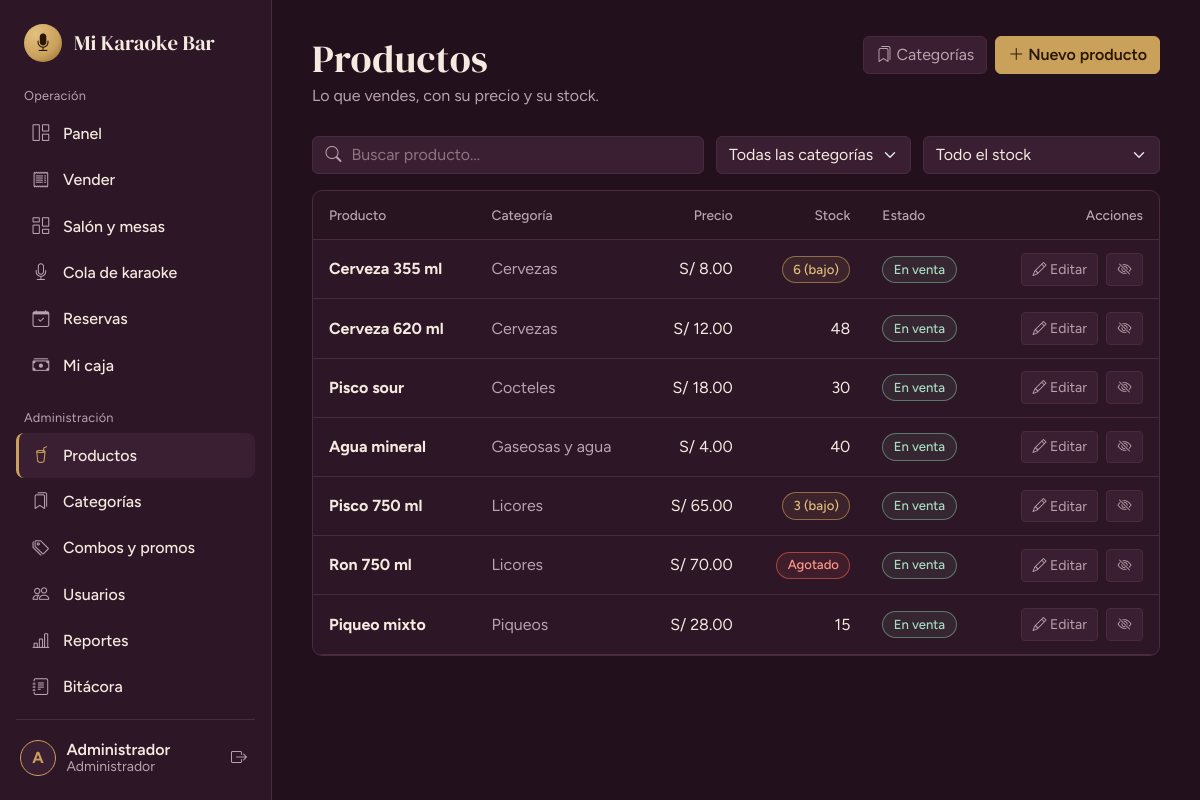
Page /productos (signed in) on the committed database.
### tables this page shows
CREATE TABLE IF NOT EXISTS usuarios (
  id          INT UNSIGNED PRIMARY KEY AUTO_INCREMENT,
  rol_id      TINYINT UNSIGNED NOT NULL,
  nombre      VARCHAR(100) NOT NULL,
  usuario     VARCHAR(50)  NOT NULL UNIQUE,
  password    VARCHAR(255) NOT NULL,            
  telefono    VARCHAR(20)  NULL,
  estado      TINYINT(1) NOT NULL DEFAULT 1,    
  ultimo_login DATETIME NULL,
  created_at  TIMESTAMP NOT NULL DEFAULT CURRENT_TIMESTAMP,
  CONSTRAINT fk_usuarios_rol FOREIGN KEY (rol_id) REFERENCES roles(id)
);

CREATE TABLE IF NOT EXISTS productos (
  id            INT UNSIGNED PRIMARY KEY AUTO_INCREMENT,
  categoria_id  INT UNSIGNED NOT NULL,
  nombre        VARCHAR(120) NOT NULL,
  precio        DECIMAL(10,2) NOT NULL,
  stock         INT NOT NULL DEFAULT 0,
  stock_minimo  INT NOT NULL DEFAULT 5,         
  imagen        VARCHAR(255) NULL,
  estado        TINYINT(1) NOT NULL DEFAULT 1,
  created_at    TIMESTAMP NOT NULL DEFAULT CURRENT_TIMESTAMP,
  CONSTRAINT fk_productos_categoria FOREIGN KEY (categoria_id) REFERENCES categorias(id),
  INDEX idx_productos_nombre (nombre)
);

CREATE TABLE IF NOT EXISTS categorias (
  id      INT UNSIGNED PRIMARY KEY AUTO_INCREMENT,
  nombre  VARCHAR(80) NOT NULL UNIQUE,
  estado  TINYINT(1) NOT NULL DEFAULT 1
);

### app/core/Controller.php (called while the page is built, shortened)
<?php
abstract class Controller
{
    protected function view(string $view, array $data = [], string $layout = 'main'): void
    {
        extract($data, EXTR_SKIP);
        require APP_PATH . "/views/$view.php";
        $content = ob_get_clean();
        require APP_PATH . "/views/layouts/$layout.php";
    }
    protected function requireAuth(array $roles = []): void
    {
        Auth::refresh();
    }
}

### app/controllers/ProductosController.php (called while the page is built, shortened)
<?php
class ProductosController extends Controller
{
    public function __construct()
    {
        $this->requireAuth(['admin']);
    }
    public function index(): void
    {
        $this->view('productos/index', [
            'title'      => 'Productos',
            'productos'  => Producto::todos(),
            'categorias' => Categoria::activas(),
        ]);
    }
}

### app/core/Router.php (called while the page is built, shortened)
<?php
class Router
{
    public function dispatch(): void
    {
        try {
            $url   = trim((string) ($_GET['url'] ?? ''), '/');
            $parts = $url === '' ? [] : explode('/', $url);
            $c = strtolower($parts[0]);
            $m = $parts[1] ?? ($c === 'auth' ? 'login' : 'index');
            $params = array_slice($parts, 2);
            $obj = new $class();
            $ref = new ReflectionMethod($obj, $m);
            $ref->invokeArgs($obj, $params);
        } catch (AppException $e) {
            (new ErrorController())->show500($e->getMessage());
        } catch (Throwable $e) {
            error_log((string) $e);
            (new ErrorController())->show500(APP_ENV === 'development' ? $e->getMessage() : null);
        }
    }
}

### public/index.php (called while the page is built, shortened)
<?php
require APP_PATH . '/config/config.php';
spl_autoload_register(function (string $class): void {
    foreach (['core', 'controllers', 'models'] as $dir) {
        $file = APP_PATH . "/$dir/$class.php";
        if (is_file($file)) { require $file; return; }
    }
});
require APP_PATH . '/core/helpers.php';
(new Router())->dispatch();

### app/core/helpers.php (called while the page is built, shortened)
<?php
function e(mixed $v): string { return htmlspecialchars((string) $v, ENT_QUOTES | ENT_SUBSTITUTE, 'UTF-8'); }
function url(string $path = ''): string { return BASE_URL . '/' . ltrim($path, '/'); }
function money(float|int|string|null $n): string { return 'S/ ' . number_format((float) $n, 2); }

### app/core/Database.php (called while the page is built, shortened)
<?php
class Database
{
    private static ?PDO $pdo = null;
    public static function pdo(): PDO
    {
        if (self::$pdo === null) {
            try {
                $dsn = 'mysql:host=' . DB_HOST . ';dbname=' . DB_NAME . ';charset=utf8mb4';
                self::$pdo = new PDO($dsn, DB_USER, DB_PASS, [
                    PDO::ATTR_ERRMODE            => PDO::ERRMODE_EXCEPTION,
                    PDO::ATTR_DEFAULT_FETCH_MODE => PDO::FETCH_ASSOC,
                    PDO::ATTR_EMULATE_PREPARES   => false,
                ]);
                self::$pdo->exec("SET time_zone = '-05:00'");
            } catch (PDOException $e) {
                error_log('DB connect: ' . $e->getMessage());
                throw new AppException('No se pudo conectar a la base de datos. Revisa que MySQL esté encendido en XAMPP y que hayas importado karaoke_bar.sql.');
            }
        }
        return self::$pdo;
    }
    public static function all(string $sql, array $params = []): array
    {
        $st = self::pdo()->prepare($sql);
        $st->execute($params);
        return $st->fetchAll();
    }
    public static function one(string $sql, array $params = []): ?array
    {
        $st = self::pdo()->prepare($sql);
        $st->execute($params);
        $row = $st->fetch();
        return $row === false ? null : $row;
    }
}

### app/models/Producto.php (called while the page is built, shortened)
<?php
class Producto
{
    public static function todos(): array
    {
        return Database::all(
            'SELECT p.*, c.nombre AS categoria
               FROM productos p JOIN categorias c ON c.id = p.categoria_id
              ORDER BY p.estado DESC, c.nombre, p.nombre'
        );
    }
}

### app/models/Config.php (called while the page is built, shortened)
<?php
class Config
{
    private static ?array $cache = null;
    public static function get(string $clave, string $default = ''): string
    {
        if (self::$cache === null) {
            try {
                self::$cache = array_column(Database::all('SELECT clave, valor FROM configuracion'), 'valor', 'clave');
            } catch (Throwable $e) {
                self::$cache = [];
            }
        }
        return self::$cache[$clave] ?? $default;
    }
}

### app/config/menu.php (called while the page is built)
<?php
return [
  ['grupo' => 'Operación', 'items' => [
    ['label' => 'Panel',            'icon' => 'bi-grid-1x2',      'route' => 'dashboard', 'roles' => ['admin','cajero'], 'ready' => true],
    ['label' => 'Vender',           'icon' => 'bi-receipt',       'route' => 'ventas',    'roles' => ['admin','cajero'], 'ready' => true],
    ['label' => 'Salón y mesas',    'icon' => 'bi-columns-gap',   'route' => 'mesas',     'roles' => ['admin','cajero'], 'ready' => true],
    ['label' => 'Cola de karaoke',  'icon' => 'bi-mic',           'route' => 'cola',      'roles' => ['admin','cajero'], 'ready' => true],
    ['label' => 'Reservas',         'icon' => 'bi-calendar-check','route' => 'reservas',  'roles' => ['admin','cajero'], 'ready' => true],
    ['label' => 'Mi caja',          'icon' => 'bi-cash-stack',    'route' => 'caja',      'roles' => ['admin','cajero'], 'ready' => true],
  ]],
  ['grupo' => 'Administración', 'items' => [
    ['label' => 'Productos',        'icon' => 'bi-cup-straw',     'route' => 'productos', 'roles' => ['admin'], 'ready' => true],
    ['label' => 'Categorías',       'icon' => 'bi-bookmarks',     'route' => 'categorias','roles' => ['admin'], 'ready' => true],
    ['label' => 'Combos y promos',  'icon' => 'bi-tags',          'route' => 'combos',    'roles' => ['admin'], 'ready' => true],
    ['label' => 'Usuarios',         'icon' => 'bi-people',        'route' => 'usuarios',  'roles' => ['admin'], 'ready' => true],
    ['label' => 'Reportes',         'icon' => 'bi-bar-chart-line','route' => 'reportes',  'roles' => ['admin'], 'ready' => true],
    ['label' => 'Bitácora',         'icon' => 'bi-journal-text',  'route' => 'bitacora',  'roles' => ['admin'], 'ready' => true],
    ['label' => 'Configuración',    'icon' => 'bi-gear',          'route' => 'configuracion', 'roles' => ['admin'], 'ready' => true],
  ]],
];

### app/core/Auth.php (called while the page is built, shortened)
<?php
class Auth
{
    public static function user(): ?array { return $_SESSION['user'] ?? null; }
    public static function id(): int { return (int) ($_SESSION['user']['id'] ?? 0); }
    public static function role(): string { return (string) ($_SESSION['user']['rol'] ?? ''); }
    public static function is(string ...$roles): bool { return in_array(self::role(), $roles, true); }
    public static function refresh(): void
    {
        $u = Usuario::buscarPorId(self::id());
    }
}

### app/models/Usuario.php (called while the page is built, shortened)
<?php
class Usuario
{
    public static function buscarPorId(int $id): ?array
    {
        return Database::one(
            'SELECT u.*, r.nombre AS rol FROM usuarios u JOIN roles r ON r.id = u.rol_id WHERE u.id = ? LIMIT 1',
            [$id]
        );
    }
}

### app/views/productos/index.php (the view, shortened to what this page needs)
<header class="page-head page-head--actions">
  <div>
    <h1>Productos</h1>
    <p>Lo que vendes, con su precio y su stock.</p>
  </div>
  <div class="d-flex gap-2 flex-wrap">
    <a class="btn btn-outline-field" href="<?= url('categorias') ?>"><i class="bi bi-bookmarks"></i> Categorías</a>
    <a class="btn btn-brass" href="<?= url('productos/crear') ?>"><i class="bi bi-plus-lg"></i> Nuevo producto</a>
  </div>
</header>
<div class="toolbar">
  <div class="search-field">
    <input type="search" class="form-control" placeholder="Buscar producto..." data-filter-text="tablaProductos" aria-label="Buscar producto">
  </div>
  <select class="form-select" data-filter-attr="tablaProductos" data-attr="cat" aria-label="Filtrar por categoría">
    <option value="">Todas las categorías</option>
  </select>
  <select class="form-select" data-filter-attr="tablaProductos" data-attr="stock" aria-label="Filtrar por stock">
    <option value="">Todo el stock</option>
  </select>
</div>
<section class="panel panel--flush">
  <div class="table-responsive">
    <table class="table table-app align-middle mb-0" id="tablaProductos">
      <thead><tr><th>Producto</th><th>Categoría</th><th class="text-end">Precio</th><th class="text-end">Stock</th><th>Estado</th><th class="text-end">Acciones</th></tr></thead>
      <tbody>
      <?php foreach ($productos as $p):
          $agotado = (int) $p['stock'] <= 0;
          $bajo    = !$agotado && (int) $p['stock'] <= (int) $p['stock_minimo']; ?>
        <tr class="<?= (int) $p['estado'] ? '' : 'is-off' ?>"
            data-search="<?= e(mb_strtolower($p['nombre'] . ' ' . $p['categoria'])) ?>"
            data-cat="<?= (int) $p['categoria_id'] ?>" data-stock="<?= ($agotado || $bajo) ? 'bajo' : 'ok' ?>">
          <td><strong><?= e($p['nombre']) ?></strong></td>
          <td class="text-secondary"><?= e($p['categoria']) ?></td>
          <td class="text-end"><?= e(money($p['precio'])) ?></td>
          <td class="text-end">
            <?php if ($agotado): ?><span class="badge-soft badge-soft--danger">Agotado</span>
            <?php elseif ($bajo): ?><span class="badge-soft badge-soft--brass"><?= (int) $p['stock'] ?> (bajo)</span>
            <?php else: ?><?= (int) $p['stock'] ?><?php endif; ?>
          </td>
          <td><span class="badge-soft badge-soft--<?= (int) $p['estado'] ? 'ok' : 'off' ?>"><?= (int) $p['estado'] ? 'En venta' : 'Desactivado' ?></span></td>
          <td class="text-end actions">
            <a class="btn btn-sm btn-outline-field" href="<?= url('productos/editar/' . (int) $p['id']) ?>"><i class="bi bi-pencil"></i> Editar</a>
            <form method="post" action="<?= url('productos/estado/' . (int) $p['id']) ?>" class="d-inline"
                  data-confirm="<?= (int) $p['estado'] ? '¿Quitar ' . e($p['nombre']) . ' de la venta?' : '¿Volver a vender ' . e($p['nombre']) . '?' ?>"
                  data-confirm-button="Sí, continuar">
              <button class="btn btn-sm btn-outline-field" type="submit" title="<?= (int) $p['estado'] ? 'Desactivar' : 'Activar' ?>"><i class="bi bi-<?= (int) $p['estado'] ? 'eye-slash' : 'eye' ?>"></i></button>
            </form>
          </td>
        </tr>
      <?php endforeach; ?>
      </tbody>
    </table>
  </div>
</section>

### app/views/layouts/main.php (shortened to what this page needs)
<?php
$menu  = require APP_PATH . '/config/menu.php';
$user  = Auth::user();
$local = Config::get('nombre_local', 'Karaoke Bar');
$inicial = mb_strtoupper(mb_substr($user['nombre'] ?? '?', 0, 1));
?>
<!doctype html>
<html lang="es" data-bs-theme="dark">
<head>
  <?php include APP_PATH . '/views/layouts/_head.php'; ?>
</head>
<body>
<div class="shell">
  <aside class="sidebar offcanvas-lg offcanvas-start" tabindex="-1" id="sidebar" aria-label="Menú principal">
    <div class="sidebar__brand">
      <span class="brand-mark"><i class="bi bi-mic-fill"></i></span>
      <span class="brand-name"><?= e($local) ?></span>
    </div>
    <nav class="sidebar__nav">
      <?php foreach ($menu as $grupo):
          $items = array_filter($grupo['items'], fn($i) => in_array(Auth::role(), $i['roles'], true));
          if (!$items) continue; ?>
        <p class="nav-group"><?= e($grupo['grupo']) ?></p>
        <?php foreach ($items as $i):
            $activo = Router::$controller === $i['route']; ?>
          <?php if ($i['ready']): ?>
            <a class="nav-item-link<?= $activo ? ' is-active' : '' ?>" href="<?= url($i['route']) ?>"<?= $activo ? ' aria-current="page"' : '' ?>>
              <i class="bi <?= e($i['icon']) ?>"></i><span><?= e($i['label']) ?></span>
            </a>
          <?php else: ?>
            <span class="nav-item-link is-soon" aria-disabled="true">
              <i class="bi <?= e($i['icon']) ?>"></i><span><?= e($i['label']) ?></span><small>Pronto</small>
            </span>
          <?php endif; ?>
        <?php endforeach; ?>
      <?php endforeach; ?>
    </nav>
    <div class="sidebar__user">
      <a class="user-chip" href="<?= url('perfil') ?>" title="Mi perfil">
        <span class="avatar"><?= e($inicial) ?></span>
        <span class="user-chip__text">
          <strong><?= e($user['nombre']) ?></strong>
          <small><?= Auth::is('admin') ? 'Administrador' : 'Cajero' ?></small>
        </span>
      </a>
      <form method="post" action="<?= url('auth/logout') ?>" data-confirm="¿Cerrar sesión?" data-confirm-button="Sí, salir">
        <button class="btn btn-icon" type="submit" title="Cerrar sesión" aria-label="Cerrar sesión"><i class="bi bi-box-arrow-right"></i></button>
      </form>
    </div>
  </aside>
  <main class="content">
    <?= $content ?>
  </main>
</div>
</body>
</html>

### rows in the picture
usuarios: nombre "A", nombre "Administrador"
productos: nombre "Cerveza 355 ml", categoria.nombre "Cervezas", precio "S/ 8.00", stock "6", estado "En venta"
productos: nombre "Cerveza 620 ml", categoria.nombre "Cervezas", precio "S/ 12.00", stock "48", estado "En venta"
productos: nombre "Pisco sour", categoria.nombre "Cocteles", precio "S/ 18.00", stock "30", estado "En venta"
productos: nombre "Agua mineral", categoria.nombre "Gaseosas y agua", precio "S/ 4.00", stock "40", estado "En venta"
productos: nombre "Pisco 750 ml", categoria.nombre "Licores", precio "S/ 65.00", stock "3", estado "En venta"
productos: nombre "Ron 750 ml", categoria.nombre "Licores", precio "S/ 70.00", stock "Agotado", estado "En venta"
productos: nombre "Piqueo mixto", categoria.nombre "Piqueos", precio "S/ 28.00", stock "15", estado "En venta"

### other values in the picture
$local "Mi Karaoke Bar"
$grupo['grupo'] "Operación"
$i['label'] "Panel"
$i['label'] "Vender"
$i['label'] "Salón y mesas"
$i['label'] "Cola de karaoke"
$i['label'] "Reservas"
$i['label'] "Mi caja"
$grupo['grupo'] "Administración"
$i['label'] "Productos"
$i['label'] "Categorías"
$i['label'] "Combos y promos"
$i['label'] "Usuarios"
$i['label'] "Reportes"
$i['label'] "Bitácora"
